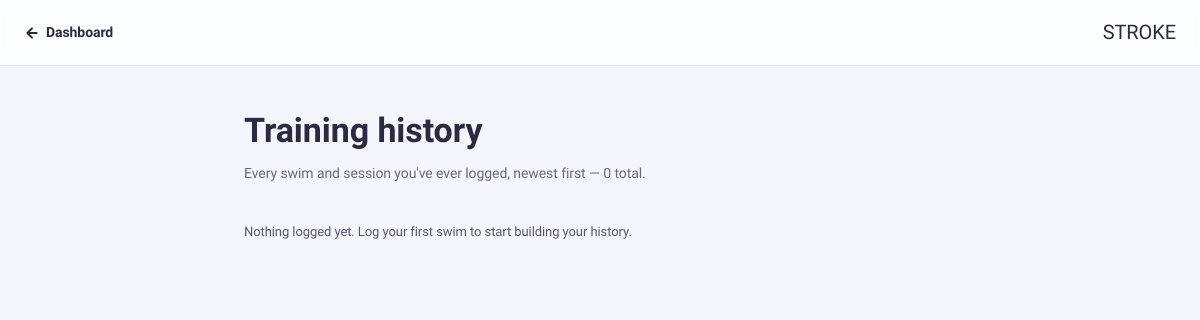
Page /history (signed in) on the earlier database version.
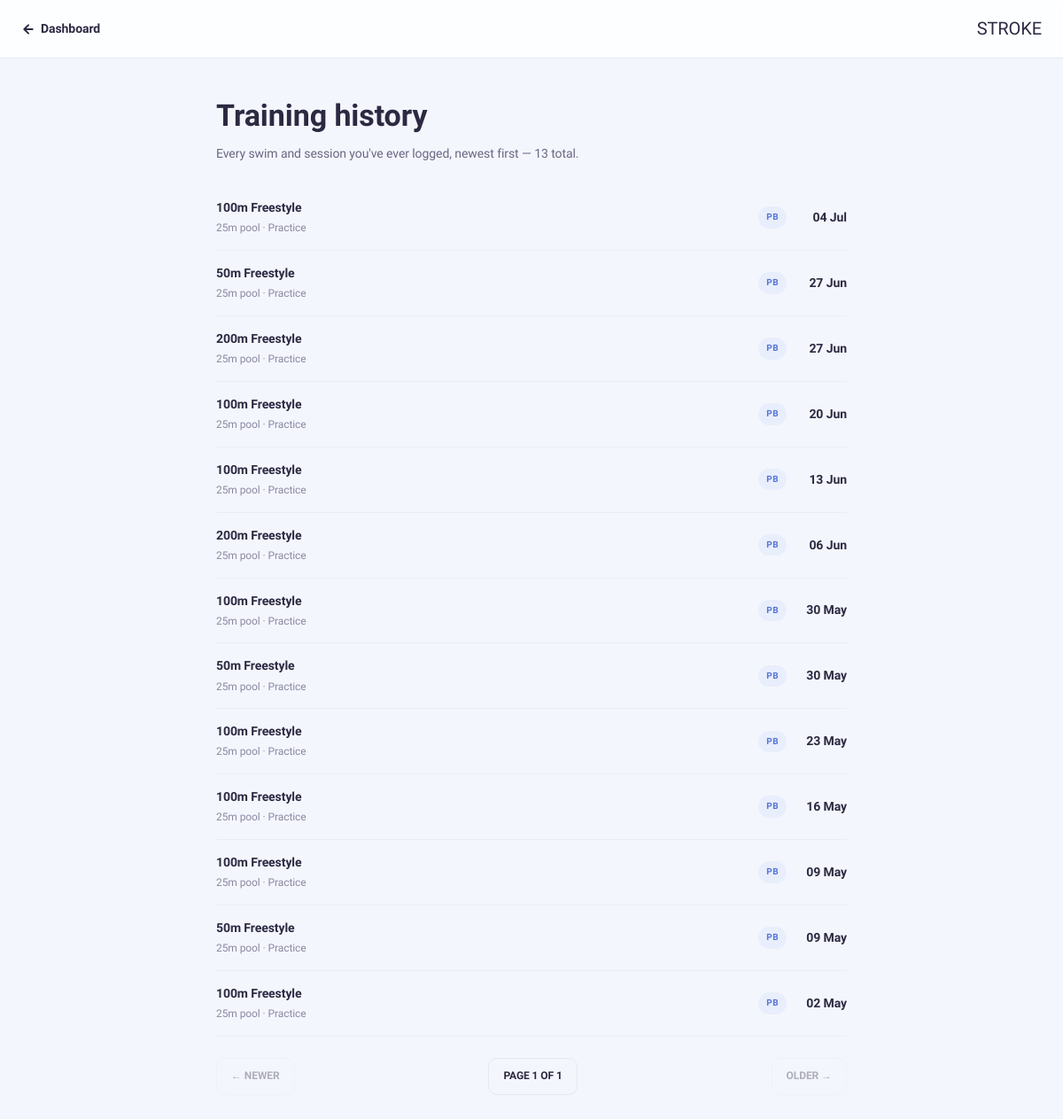
Same page on the later database version.
### models.py (models this page shows, shortened)
class Swim(db.Model):
    __tablename__ = 'swim'
    id = db.Column(db.Integer, primary_key=True)
    user_id = db.Column(db.Integer, db.ForeignKey('user.id'), nullable=False)
    event = db.Column(db.String(50), nullable=False)
    pool = db.Column(db.String(10))
    stroke = db.Column(db.String(10))
    time = db.Column(db.String(20))
    notes = db.Column(db.Text)
    logged_at = db.Column(db.DateTime, default=datetime.utcnow)
    tag = db.Column(db.String(10), default='practice')  # 'practice' or 'meet'
    splits = db.Column(db.Text)  # JSON list of 50m split strings, optional

### routes.py (the view)
@main.route('/history')
@login_required
def history():
    from app import db
    from models import Swim, Session
    swims = db.session.query(Swim).filter_by(user_id=current_user.id).all()
    sessions = db.session.query(Session).filter_by(user_id=current_user.id).all()
    entries = sorted(
        [
            {
                'type': 'swim',
                'id': s.id,
                'kind': 'PB',
                'label': s.event,
                'pool': s.pool or '—',
                'tag': s.tag or 'practice',
                'logged_at': s.logged_at,
            } for s in swims
        ] + [
            {
                'type': 'session',
                'id': s.id,
                'kind': s.session_type or 'Session',
                'label': f"{len(s.get_sets())} set" + ('s' if len(s.get_sets()) != 1 else '') if s.get_sets() else (s.session_type or 'Session'),
                'pool': s.pool or '—',
                'distance': s.total_distance(),
                'logged_at': s.logged_at,
            } for s in sessions
        ],
        key=lambda x: x['logged_at'],
        reverse=True,
    )
    PER_PAGE = 25
    page = max(1, request.args.get('page', 1, type=int))
    total_pages = max(1, (len(entries) + PER_PAGE - 1) // PER_PAGE)
    page = min(page, total_pages)
    start = (page - 1) * PER_PAGE
    page_entries = entries[start:start + PER_PAGE]
    return render_template(
        'history.html',
        entries=page_entries,
        page=page,
        total_pages=total_pages,
        total_count=len(entries),
    )

### templates/history.html (shortened to what this page needs)
<!DOCTYPE html>
<html lang="en">
<head>
<link rel="stylesheet" href="{{ url_for('static', filename='css/main.css') }}">
<link rel="stylesheet" href="{{ url_for('static', filename='css/dashboard.css') }}">
</head>
<body>
<nav class="hi-nav">
  <a href="/dashboard" class="hi-nav-back">
    <svg width="16" height="16" viewBox="0 0 24 24" fill="none" stroke="currentColor" stroke-width="3" stroke-linecap="round" stroke-linejoin="round"><path d="M19 12H5M12 5l-7 7 7 7"/></svg>
    Dashboard
  </a>
  <a href="/" class="hi-nav-logo">STROKE</a>
</nav>
<div class="hi-wrap">
  <h1 class="hi-h1">Training history</h1>
  <p class="hi-sub">Every swim and session you've ever logged, newest first — {{ total_count }} total.</p>
  {% if entries %}
    {% for e in entries %}
      {% if e.type == 'session' %}
      <a href="/history/session/{{ e.id }}" class="hi-row">
        <div class="hi-row-main">
          <div class="hi-row-title">{{ e.kind }} — {{ e.label }}</div>
          <div class="hi-row-sub">{{ e.pool }} pool · {{ e.distance }}m</div>
        </div>
        <span class="hi-row-tag">Session</span>
        <span class="hi-row-date">{{ e.logged_at.strftime('%d %b') }}</span>
        <span class="hi-row-arrow">→</span>
      </a>
      {% else %}
      <div class="hi-row">
        <div class="hi-row-main">
          <div class="hi-row-title">{{ e.label }}</div>
          <div class="hi-row-sub">{{ e.pool }} pool · {{ e.tag|capitalize }}</div>
        </div>
        <span class="hi-row-tag">PB</span>
        <span class="hi-row-date">{{ e.logged_at.strftime('%d %b') }}</span>
      </div>
      {% endif %}
    {% endfor %}
    <div class="hi-pager">
      {% if page > 1 %}
        <a href="/history?page={{ page - 1 }}">← Newer</a>
      {% else %}
        <span class="disabled">← Newer</span>
      {% endif %}
      <span class="hi-pager-label">Page {{ page }} of {{ total_pages }}</span>
      {% if page < total_pages %}
        <a href="/history?page={{ page + 1 }}">Older →</a>
      {% else %}
        <span class="disabled">Older →</span>
      {% endif %}
    </div>
  {% else %}
    <p class="panel-note">Nothing logged yet. <a href="/log">Log your first swim</a> to start building your history.</p>
  {% endif %}
</div>
</body>
</html>

### static/css/main.css (style rules this page uses)
:root { --ink: #2c2942; --ink-soft: #595571; --ink-faint: #8b87a3; --paper: #f4f6fd; --paper-warm: #fbf6f2; --surface: #ffffff; --surface-2: #eef2fc; --surface-3: #e7ecfa; --blue: #7bace8; --blue-600: #4f8bd4; --blue-tint: #e4eefb; --lav: #b7c1f1; --lav-600: #6f7fe0; --lav-tint: #ebeefb; --peach: #f6c6a8; --peach-600: #e79a6d; --peach-tint: #fde7d8; --mint: #a6e2c8; --mint-600: #4cbd90; --mint-tint: #e2f6ee; --butter: #f7e2a6; --butter-tint:#fbf1cf; --accent: #6f8fe6; --accent-600: #5474d4; --accent-soft: #c8d5f6; --accent-tint: #e9eefc; --good: #4fc196; --good-tint: #dff5ec; --warn: #f0b24d; --warn-tint: #fbeecf; --bad: #ef7d6a; --bad-tint: #fbe4df; --line: #e4e8f4; --line-soft: #eef1f9; --r-sm: 12px; --r-md: 18px; --r-lg: 24px; --r-xl: 32px; --r-pill: 999px; --sh-xs: 0 1px 3px rgba(58,66,120,.05); --sh-sm: 0 3px 10px rgba(58,66,120,.06); --sh-md: 0 10px 26px rgba(58,66,120,.08); --sh-lg: 0 20px 50px rgba(58,66,120,.12); --sh-pop: 0 12px 30px rgba(111,143,230,.22); --sp-1: 4px; --sp-2: 8px; --sp-3: 12px; --sp-4: 16px; --sp-5: 24px; --sp-6: 32px; --sp-7: 48px; --sp-8: 64px; --ease: cubic-bezier(.4, 0, .2, 1); }
*, *::before, *::after { box-sizing: border-box; margin: 0; padding: 0; }
html { scroll-behavior: smooth; overflow-x: hidden; }
body { font-family: 'Schibsted Grotesk', sans-serif; background: var(--paper); color: var(--ink); line-height: 1.65; font-weight: 450; letter-spacing: -0.005em; min-height: 100vh; overflow-x: hidden; -webkit-font-smoothing: antialiased; }
img, svg { max-width: 100%; display: block; }
button, a { cursor: pointer; }
a { color: inherit; text-decoration: none; }
nav { display: flex; align-items: center; justify-content: space-between; padding: 0 var(--sp-5); height: 66px; position: sticky; top: 0; z-index: 100; background: rgba(255,255,255,0.82); backdrop-filter: saturate(1.4) blur(14px); -webkit-backdrop-filter: saturate(1.4) blur(14px); border-bottom: 1px solid var(--line); }

### templates/history.html (style rules this page uses)
.hi-wrap { max-width:760px;margin:0 auto;padding:36px 24px 90px; }
.hi-nav { display:flex;align-items:center;gap:14px;padding:20px 24px; }
.hi-nav-back { display:flex;align-items:center;gap:6px;font-weight:700;font-size:14px;color:#2c2942;text-decoration:none; }
.hi-nav-logo { font-family:'Schibsted Grotesk',sans-serif;font-size:20px;margin-left:auto;color:#2c2942;text-decoration:none; }
.hi-h1 { font-family:'Schibsted Grotesk',sans-serif;font-size:34px;margin:0 0 4px; }
.hi-sub { color:#6a6683;font-size:14px;margin:0 0 24px; }
.hi-row { display:flex;align-items:center;gap:12px;padding:14px 0;border-bottom:1px solid #e9edf7;text-decoration:none;color:#2c2942; }
.hi-row-main { flex:1;min-width:0; }
.hi-row-title { font-weight:700;font-size:14px;overflow:hidden;text-overflow:ellipsis;white-space:nowrap; }
.hi-row-sub { font-size:12px;color:#8b87a3;margin-top:2px; }
.hi-row-tag { flex-shrink:0;font-size:10px;font-weight:800;text-transform:uppercase;letter-spacing:.04em;background:#e9eefc;color:#5474d4;padding:4px 9px;border-radius:20px; }
.hi-row-date { flex-shrink:0;font-family:'Schibsted Grotesk',sans-serif;font-weight:700;color:#2c2942;font-size:14px;min-width:56px;text-align:right; }
.hi-pager { display:flex;justify-content:space-between;align-items:center;margin-top:24px; }
.hi-pager a, .hi-pager span { padding:10px 16px;border:1px solid #e4e8f4;border-radius:10px;font-weight:800;font-size:12px;text-transform:uppercase;text-decoration:none;color:#2c2942; }
.hi-pager .disabled { opacity:.35;pointer-events:none; }
.hi-pager-label { font-size:12px;color:#8b87a3;font-weight:700; }

Differences in the rows shown:
added Swim: label "100m Freestyle", pool "25m", tag "Practice", logged_at "04 Jul"
added Swim: label "50m Freestyle", pool "25m", tag "Practice", logged_at "27 Jun"
added Swim: label "200m Freestyle", pool "25m", tag "Practice", logged_at "27 Jun"
added Swim: label "100m Freestyle", pool "25m", tag "Practice", logged_at "20 Jun"
added Swim: label "100m Freestyle", pool "25m", tag "Practice", logged_at "13 Jun"
added Swim: label "200m Freestyle", pool "25m", tag "Practice", logged_at "06 Jun"
added Swim: label "100m Freestyle", pool "25m", tag "Practice", logged_at "30 May"
added Swim: label "50m Freestyle", pool "25m", tag "Practice", logged_at "30 May"
added Swim: label "100m Freestyle", pool "25m", tag "Practice", logged_at "23 May"
added Swim: label "100m Freestyle", pool "25m", tag "Practice", logged_at "16 May"
added Swim: label "100m Freestyle", pool "25m", tag "Practice", logged_at "09 May"
added Swim: label "50m Freestyle", pool "25m", tag "Practice", logged_at "09 May"
added Swim: label "100m Freestyle", pool "25m", tag "Practice", logged_at "02 May"
Other differences:
{{ total_count }}: "0" → "13"
{{ page }}: (not shown) → "1"
{{ total_pages }}: (not shown) → "1"
text no longer shown: "Nothing logged yet. Log your first swim to start building your history."
text now shown: "← NEWER PAGE OF OLDER →"
